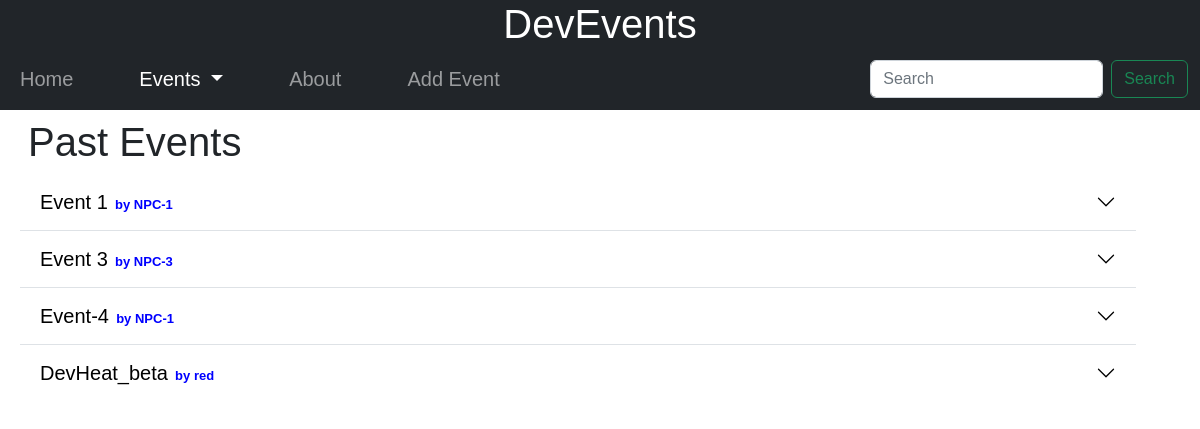
The app's page /event/pastEvents/, older data.
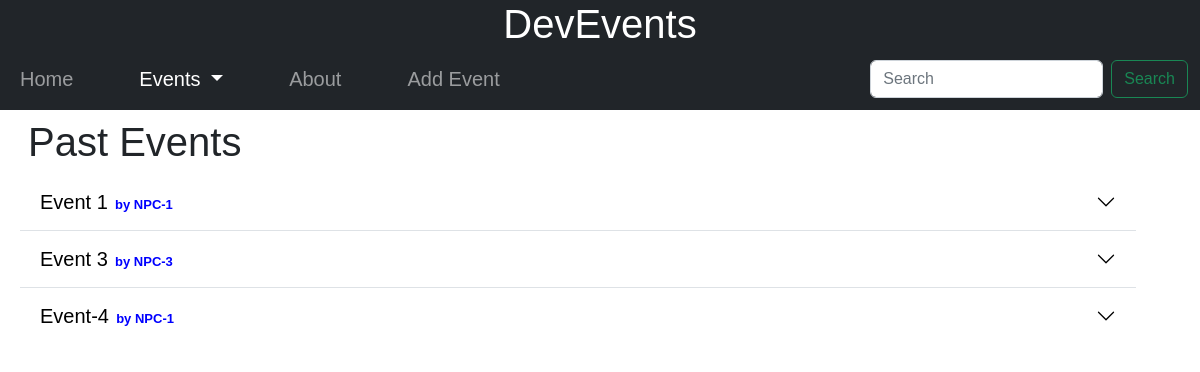
The same page, newer data.
### event/models.py (models this page shows, shortened)
class Event(models.Model):
    serial_no=models.AutoField(primary_key=True)
    title=models.CharField(max_length=100)
    author=models.CharField(max_length=100)
    slug=models.CharField(max_length=100)
    start_time=models.DateTimeField()
    end_time=models.DateTimeField()
    description=models.CharField(max_length=150)
    content=HTMLField()
    pub_timestamp=models.DateTimeField(auto_now=True)
    image=models.ImageField(upload_to="event/images")

### event/views.py (the view)
# urls.py: path('pastEvents/',views.pastEvents,name="pastEvents"),
def pastEvents(request):
    now=timezone.now()
    events=Event.objects.all()
    past_events=[]
    for event in events:
        if (event.end_time>now):
            past_events.append(event)
    params={'past_events':past_events}
    return render(request,"event/pastEvents.html",params)

### templates/event/pastEvents.html (shortened to what this page needs)
{% extends 'base.html' %}
{% block eventactivity %}active{% endblock eventactivity %}
{% block body %}
<div class="container m-2">
    <h1 class="m-2">Past Events</h1>
    <div class="accordion accordion-flush" id="accordionFlushExample">
        {% for event in past_events %}
            <div class="accordion-item" style="padding:10px,0px;">
                <h2 class="accordion-header" id="flush-heading{{forloop.counter}}">
                <button class="accordion-button collapsed my-0" type="button" data-bs-toggle="collapse" data-bs-target="#flush-collapse{{forloop.counter}}" aria-expanded="false" aria-controls="flush-collapse{{forloop.counter}}">
                    <a href="/event/{{event.slug}}" style="text-decoration:none;color:black"><span style="font-size:20px;">{{event.title}}</span><span style="font-size:13px;font-weight:bold;color:blue;" >&nbsp; by {{event.author}}</span></a>
                </button>
                </h2>
            </div>
        {% endfor %}
    </div>
</div>
{% endblock body %}

Row changes from the older to the newer data that the page shows:
removed Event: title "DevHeat_beta", author "red"
